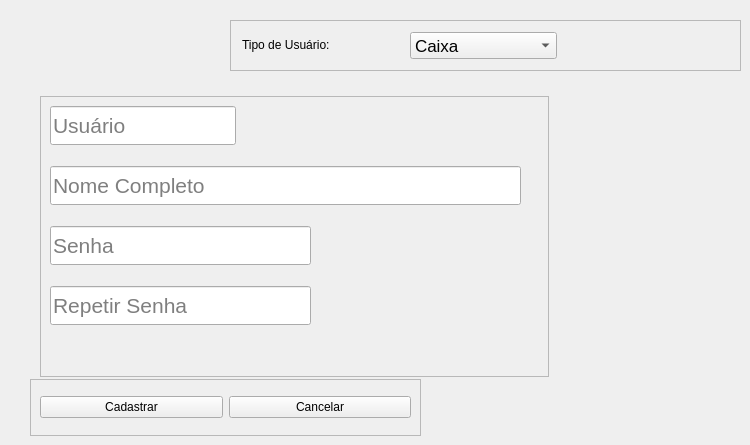
          <widget class="QWidget" name="page_cadastrar">
           <widget class="QFrame" name="frame">
            <property name="geometry">
             <rect>
              <x>40</x>
              <y>96</y>
              <width>509</width>
              <height>281</height>
             </rect>
            </property>
            <property name="styleSheet">
             <string notr="true"/>
            </property>
            <property name="frameShape">
             <enum>QFrame::StyledPanel</enum>
            </property>
            <property name="frameShadow">
             <enum>QFrame::Raised</enum>
            </property>
            <widget class="QLineEdit" name="campo_repetir_senha">
             <property name="geometry">
              <rect>
               <x>10</x>
               <y>190</y>
               <width>261</width>
               <height>39</height>
              </rect>
             </property>
             <property name="font">
              <font>
               <family>MS Shell Dlg 2</family>
               <pointsize>16</pointsize>
               <weight>50</weight>
               <italic>false</italic>
               <bold>false</bold>
              </font>
             </property>
             <property name="styleSheet">
              <string notr="true"/>
             </property>
             <property name="maxLength">
              <number>12</number>
             </property>
             <property name="echoMode">
              <enum>QLineEdit::Password</enum>
             </property>
             <property name="placeholderText">
              <string>Repetir Senha</string>
             </property>
             <property name="clearButtonEnabled">
              <bool>true</bool>
             </property>
            </widget>
            <widget class="QLineEdit" name="campo_nome_completo">
             <property name="geometry">
              <rect>
               <x>10</x>
               <y>70</y>
               <width>471</width>
               <height>39</height>
              </rect>
             </property>
             <property name="font">
              <font>
               <family>MS Shell Dlg 2</family>
               <pointsize>16</pointsize>
               <weight>50</weight>
               <italic>false</italic>
               <bold>false</bold>
              </font>
             </property>
             <property name="styleSheet">
              <string notr="true"/>
             </property>
             <property name="maxLength">
              <number>45</number>
             </property>
             <property name="placeholderText">
              <string>Nome Completo</string>
             </property>
             <property name="clearButtonEnabled">
              <bool>true</bool>
             </property>
            </widget>
            <widget class="QLineEdit" name="campo_senha">
             <property name="geometry">
              <rect>
               <x>10</x>
               <y>130</y>
               <width>261</width>
               <height>39</height>
              </rect>
             </property>
             <property name="font">
              <font>
               <family>MS Shell Dlg 2</family>
               <pointsize>16</pointsize>
               <weight>50</weight>
               <italic>false</italic>
               <bold>false</bold>
              </font>
             </property>
             <property name="styleSheet">
              <string notr="true"/>
             </property>
             <property name="maxLength">
              <number>12</number>
             </property>
             <property name="echoMode">
              <enum>QLineEdit::Password</enum>
             </property>
             <property name="placeholderText">
              <string>Senha</string>
             </property>
             <property name="clearButtonEnabled">
              <bool>true</bool>
             </property>
            </widget>
            <widget class="QLineEdit" name="campo_usuario">
             <property name="geometry">
              <rect>
               <x>10</x>
               <y>10</y>
               <width>186</width>
               <height>39</height>
              </rect>
             </property>
             <property name="font">
              <font>
               <family>MS Shell Dlg 2</family>
               <pointsize>16</pointsize>
               <weight>50</weight>
               <italic>false</italic>
               <bold>false</bold>
              </font>
             </property>
             <property name="styleSheet">
              <string notr="true"/>
             </property>
             <property name="inputMask">
              <string/>
             </property>
             <property name="text">
              <string/>
             </property>
             <property name="maxLength">
              <number>3</number>
             </property>
             <property name="placeholderText">
              <string>Usuário</string>
             </property>
             <property name="clearButtonEnabled">
              <bool>true</bool>
             </property>
            </widget>
           </widget>
           <widget class="QFrame" name="frame_2">
            <property name="geometry">
             <rect>
              <x>230</x>
              <y>20</y>
              <width>511</width>
              <height>51</height>
             </rect>
            </property>
            <property name="frameShape">
             <enum>QFrame::StyledPanel</enum>
            </property>
            <property name="frameShadow">
             <enum>QFrame::Raised</enum>
            </property>
            <widget class="QComboBox" name="combo_tipo_usuario">
             <property name="geometry">
              <rect>
               <x>180</x>
               <y>12</y>
               <width>147</width>
               <height>27</height>
              </rect>
             </property>
             <property name="font">
              <font>
               <family>MS Shell Dlg 2</family>
               <pointsize>13</pointsize>
               <weight>50</weight>
               <italic>false</italic>
               <bold>false</bold>
              </font>
             </property>
             <property name="styleSheet">
              <string notr="true">font: 13pt &quot;MS Shell Dlg 2&quot;;</string>
             </property>
             <item>
              <property name="text">
               <string>Caixa</string>
              </property>
             </item>
             <item>
              <property name="text">
               <string>Contabilidade</string>
              </property>
             </item>
             <item>
              <property name="text">
               <string>Administrador</string>
              </property>
             </item>
            </widget>
            <widget class="QLabel" name="label">
             <property name="geometry">
              <rect>
               <x>12</x>
               <y>12</y>
               <width>154</width>
               <height>25</height>
              </rect>
             </property>
             <property name="styleSheet">
              <string notr="true">font: 15pt &quot;MS Shell Dlg 2&quot;</string>
             </property>
             <property name="text">
              <string>Tipo de Usuário:</string>
             </property>
            </widget>
           </widget>
           <widget class="QFrame" name="frame_3">
            <property name="geometry">
             <rect>
              <x>30</x>
              <y>379</y>
              <width>391</width>
              <height>57</height>
             </rect>
            </property>
            <property name="frameShape">
             <enum>QFrame::StyledPanel</enum>
            </property>
            <property name="frameShadow">
             <enum>QFrame::Raised</enum>
            </property>
            <layout class="QHBoxLayout" name="horizontalLayout_3">
             <item>
              <widget class="QPushButton" name="btn_cadastrar">
               <property name="styleSheet">
                <string notr="true"/>
               </property>
               <property name="text">
                <string>Cadastrar</string>
               </property>
              </widget>
             </item>
             <item>
              <widget class="QPushButton" name="btn_cancelar">
               <property name="text">
                <string>Cancelar</string>
               </property>
              </widget>
             </item>
            </layout>
           </widget>
          </widget>
